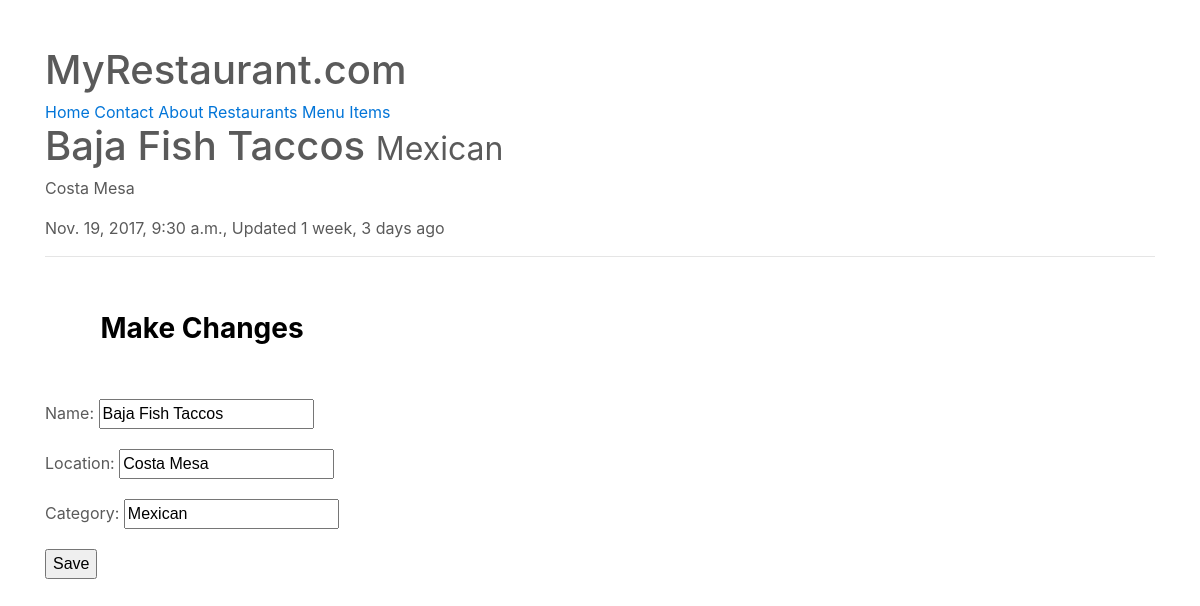
The page /restaurants/baja-fish-taccos/ (signed in) on the database its author committed.
### restaurants/models.py (models this page shows, shortened)
class RestaurantLocation(models.Model):
	owner			= models.ForeignKey(User)
	name			= models.CharField(max_length=120)
	location		= models.CharField(max_length=120, null=True, blank=True)
	category		= models.CharField(max_length=120, null=True, blank=True, validators=[validate_category])
	timestamp		= models.DateTimeField(auto_now_add=True)
	updated			= models.DateTimeField(auto_now=True)
	slug			= models.SlugField(null=True, blank=True)
	objects = RestaurantLocationManager() # add Model.objects.all()
	@property
	def title(self):
		return self.name

### restaurants/views.py (the view)
# urls.py: url(r'^(?P<slug>[\w-]+)/$', RestaurantUpdateView.as_view(), name='detail'),
class RestaurantUpdateView(LoginRequiredMixin, UpdateView):
	form_class = RestaurantLocationCreateForm
	template_name = 'restaurants/detail-update.html'
	def get_context_data(self, *args, **kwargs):
		context = super(RestaurantUpdateView, self).get_context_data(*args, **kwargs)
		name = self.get_object().name
		context['title'] = 'Update Restaurant:%s'% name
		return context
	def get_queryset(self):
		return RestaurantLocation.objects.filter(owner=self.request.user)

### restaurants/forms.py (shortened to what this page needs)
class RestaurantLocationCreateForm(forms.ModelForm):
	class Meta:
		model = RestaurantLocation
		fields = [
			'name',
			'location',
			'category'
		]

### restaurants/models.py (called while the page is built)
	def get_queryset(self): #RestaurantLocation.objects.search()
		return RestaurantLocationQuerySet(self.model, using=self._db)

### restaurants/templates/restaurants/detail-update.html (shortened to what this page needs)
{% extends "base.html" %}
{% block content %}
<h1>{{ form.instance.title }} <small> {{ form.instance.category }}</small></h1>
<p>{{ form.instance.location }}</p>
<p>{{ form.instance.timestamp }}, Updated {{ form.instance.updated|timesince }} ago</p>
<hr/>
<h3>Make Changes</h3>
{% include 'snippets/form-snippet.html' with form=form %}
{% endblock %}

### templates/snippets/form-snippet.html (shortened to what this page needs)
{% block content %}
<form method='POST'>{% csrf_token %}
	{{ form.as_p }}
	<button type='submit'>Save</button>
</form>
{% endblock %}

### static/css/carousel.css (style rules this page uses)
div.transbox p,h3 { margin: 5%; font-weight: bold; color: #000000; }
body { padding-top: 3rem; padding-bottom: 3rem; color: #5a5a5a; }
.carousel-caption h3,p { z-index: 10; bottom: 3rem; }

### rows shown on the page
RestaurantLocation: instance "Baja Fish Taccos", instance.category "Mexican", instance.location "Costa Mesa", instance.timestamp "Nov. 19, 2017, 9:30 a.m.", instance.updated "1 week, 3 days", name "Baja Fish Taccos", location "Costa Mesa", category "Mexican"
